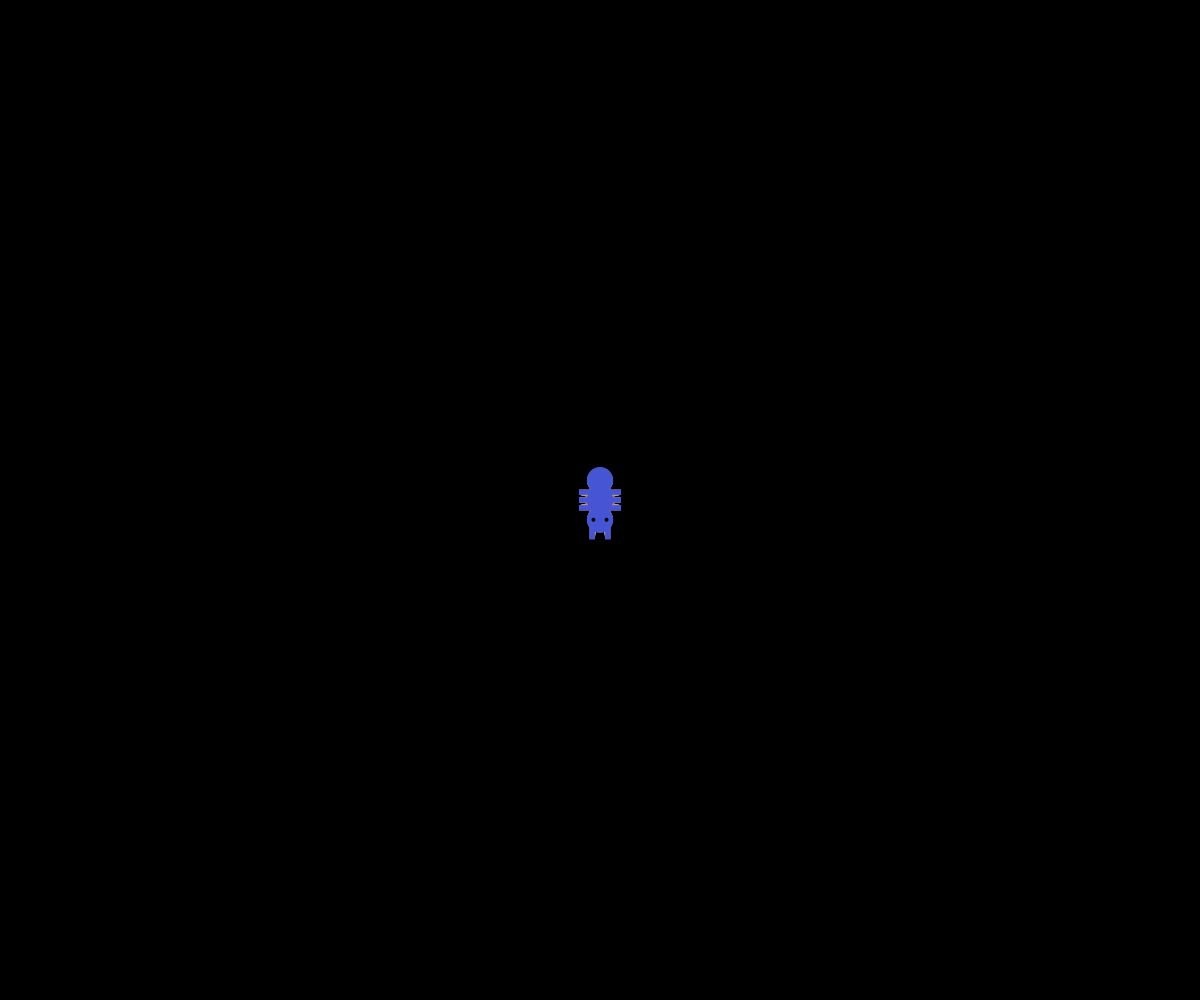
Frame 1 (no input)
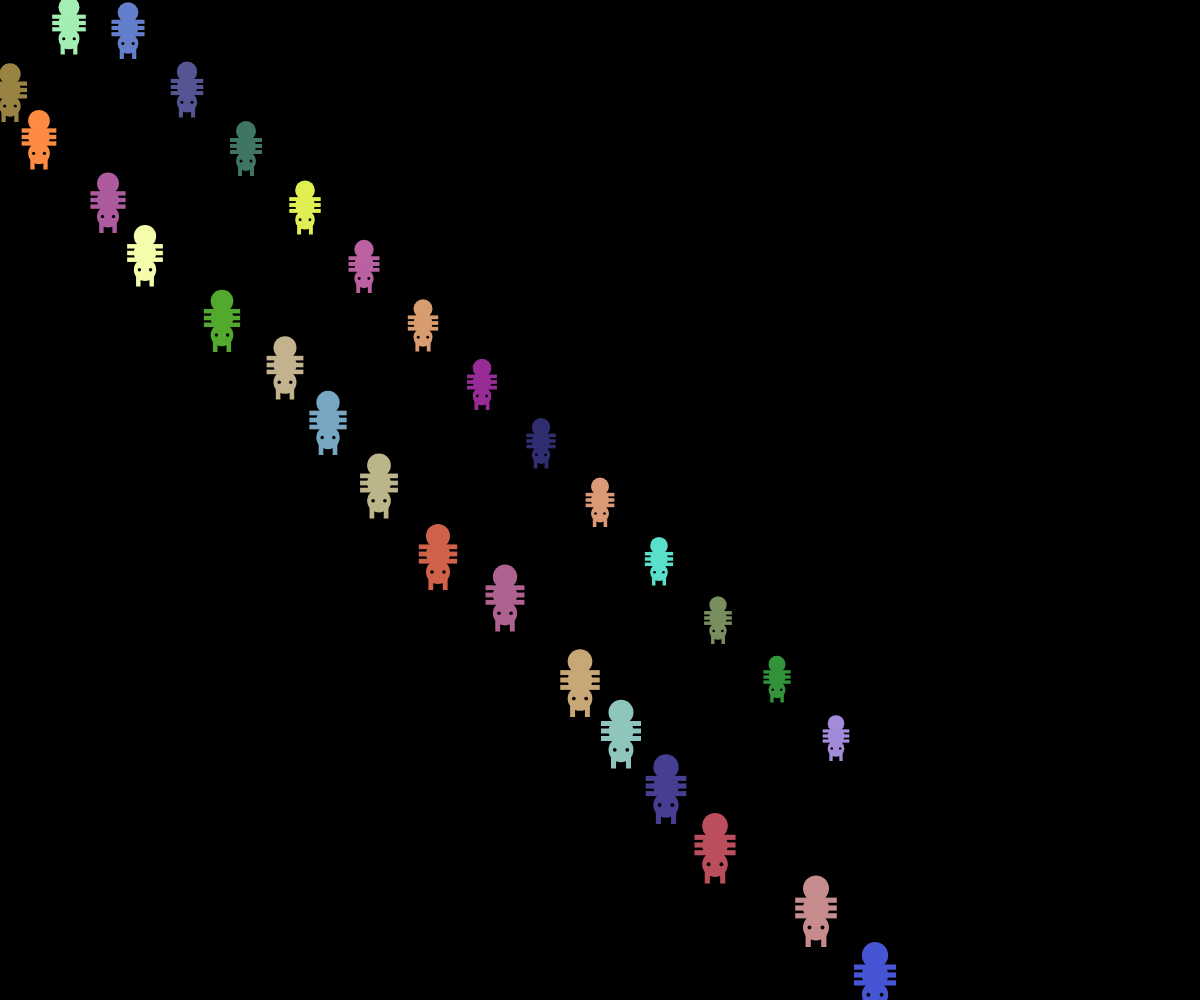
Frame 60 (no input)
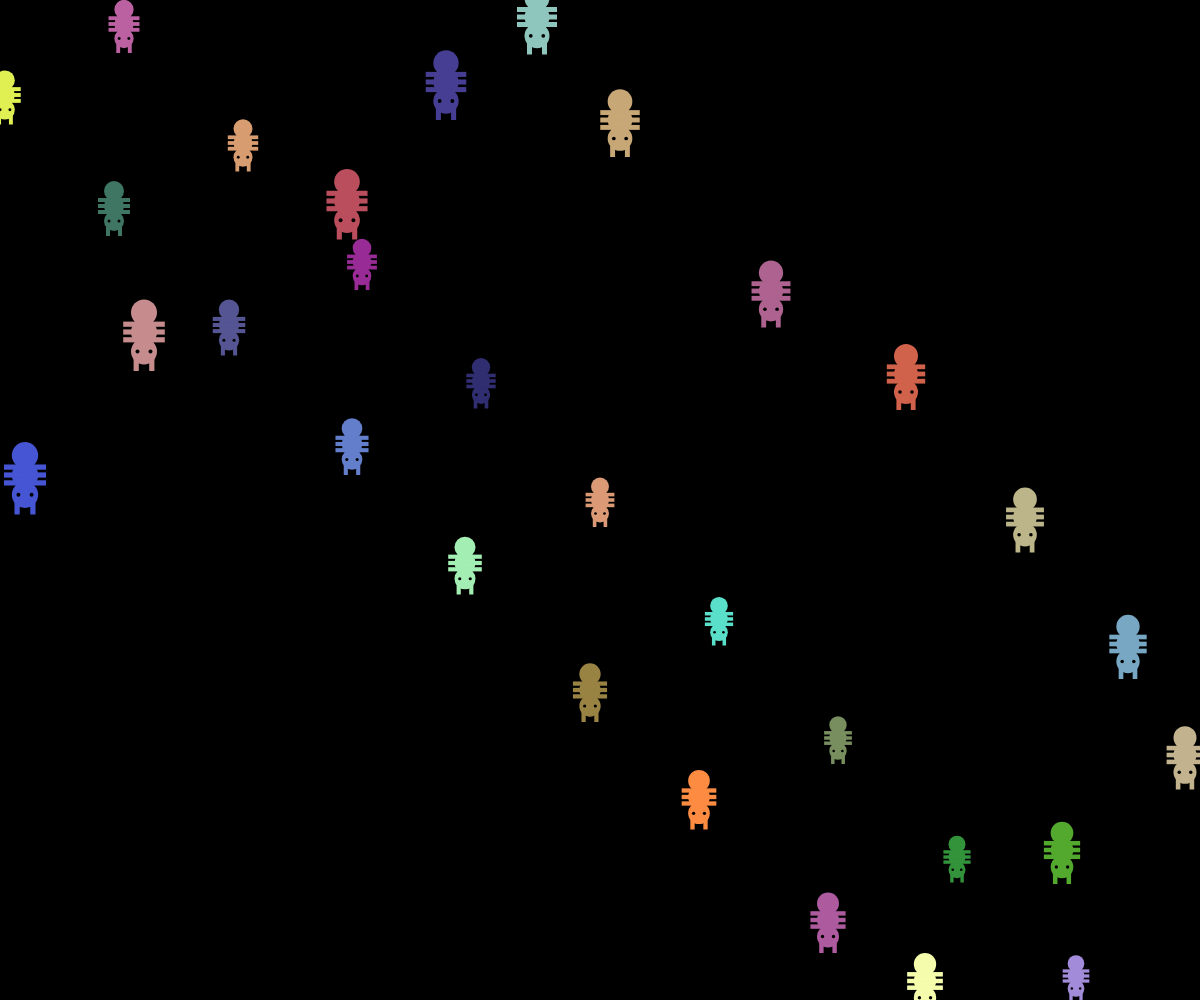
Frame 120 (the mouse pressed at the canvas centre since frame 60)

The p5.js sketch that drew these frames (run headless with seeded random() and noise() and a simulated clock; from frame 60 on, the mouse is pressed at the canvas centre):

// p5.js sketch
// ── sketch.js
let ants = [];

let numAnts = 30;

function setup() {
	colorMode(HSB);
	rectMode(CENTER);
	createCanvas(windowWidth, windowHeight);
	background(0,0,0);
	
	for(let i = 0; i < numAnts; i++){
		ants[i] = new Ant(i, numAnts, width, height);
	}
}

function draw() {
	background(0,0,0);
	
	for(let i = 0; i < numAnts; i++){
		ants[i].drawAnt();
	}
}

class Ant{
	constructor(iAnt, arrayLen, screenX, screenY){
		this.x = screenX/2;
		this.y = screenY/2;
		this.size = iAnt + 50;
		this.hue = random(0, 360);
		this.sat = random(25, 75);
		this.bri = random(40, 100);
		this.xVel = 1 - (iAnt - (arrayLen/10));
		this.yVel = 1 - (iAnt - (arrayLen/10));
		this.screenX = screenX;
		this.screenY = screenY;
	}
	
	drawAnt(){
		noStroke();
		fill(this.hue, this.sat, this.bri);
		ellipse(this.x, this.y, this.size/3);
		ellipse(this.x, this.y + this.size/4, this.size/3);
		ellipse(this.x, this.y - this.size/4, this.size/3);
		
		rect(this.x + this.size/10, this.y, this.size/3, this.size/15);
		rect(this.x + this.size/10, this.y + this.size/10, this.size/3, this.size/15);
		rect(this.x + this.size/10, this.y - this.size/10, this.size/3, this.size/15);
		
		rect(this.x - this.size/10, this.y, this.size/3, this.size/15);
		rect(this.x - this.size/10, this.y + this.size/10, this.size/3, this.size/15);
		rect(this.x - this.size/10, this.y - this.size/10, this.size/3, this.size/15);
		
		rect(this.x + this.size/10, this.y + this.size/3, this.size/15, this.size/3);
		rect(this.x - this.size/10, this.y + this.size/3, this.size/15, this.size/3);
		
		fill(0, 0, 0);
		ellipse(this.x + this.size/12, this.y + this.size/4, this.size/20);
		ellipse(this.x - this.size/12, this.y + this.size/4, this.size/20);
		
		this.x += this.xVel;
		this.y += this.yVel;
		
		if(this.x <= 0 || this.x >= this.screenX){
			this.xVel *= -1;
		}
		
		if(this.y <= 0 || this.y >= this.screenY){
			this.yVel *= -1;
		}
	}
}
